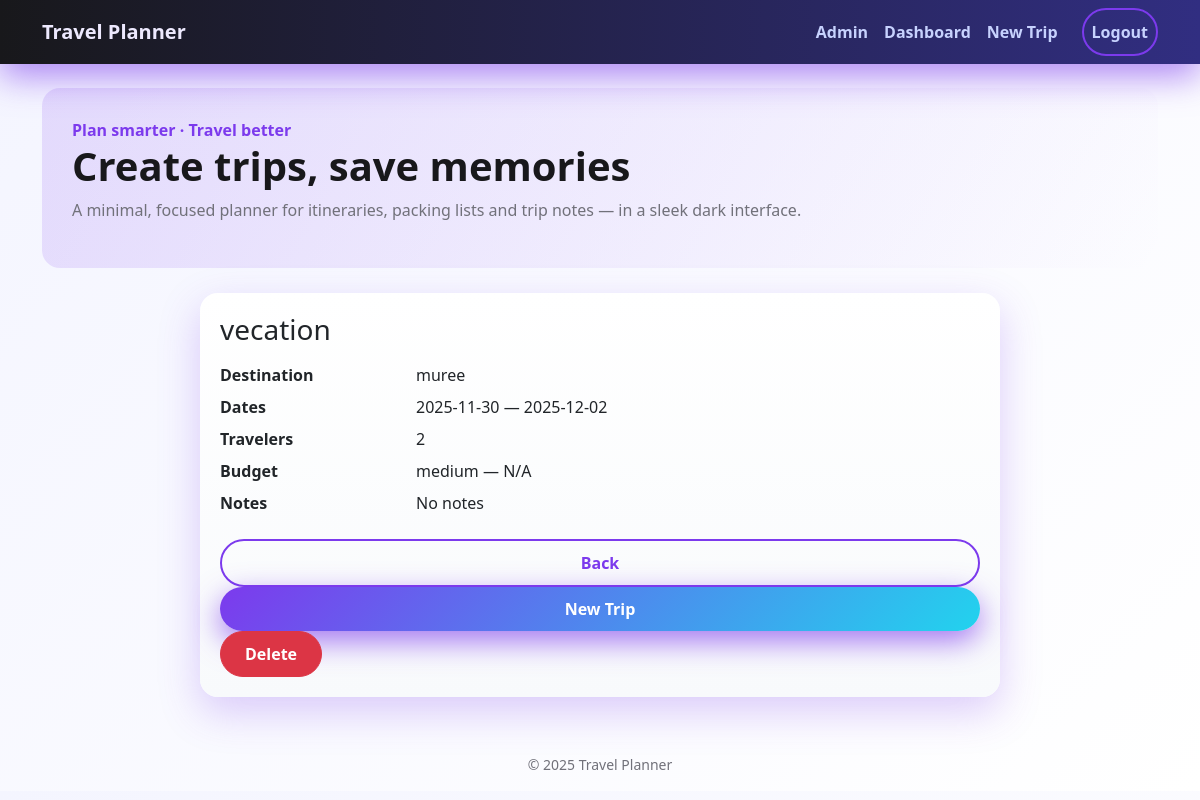
The page /trip/1 (signed in) on the database its author committed.
### models.py (models this page shows)
class Trip(db.Model):
    __tablename__ = "trips"
    id = db.Column(db.Integer, primary_key=True)
    user_id = db.Column(db.Integer, db.ForeignKey("users.id"), nullable=False)
    title = db.Column(db.String(150), nullable=True)
    destination = db.Column(db.String(150), nullable=False)
    start_date = db.Column(db.Date, nullable=True)
    end_date = db.Column(db.Date, nullable=True)
    travelers = db.Column(db.Integer, default=1)
    budget_preference = db.Column(db.String(20), default="medium")
    total_budget = db.Column(db.Float, default=0.0)
    summary = db.Column(db.Text, nullable=True)
    status = db.Column(db.String(30), default="draft")
    deleted = db.Column(db.Boolean, default=False)           # <-- soft-delete flag
    deleted_at = db.Column(db.DateTime, nullable=True)       # <-- timestamp when deleted
    activities = db.relationship("Activity", backref="trip", cascade="all, delete-orphan", lazy=True)

### app.py (the view)
    @app.route("/trip/<int:trip_id>")
    @login_required
    def view_trip(trip_id):
        trip = Trip.query.filter_by(id=trip_id, user_id=current_user.id, deleted=False).first()
        if not trip:
            flash("Trip not found or access denied.", "warning")
            return redirect(url_for("dashboard"))
        return render_template("view_trip.html", trip=trip)

### templates/view_trip.html (shortened to what this page needs)
{% extends "base.html" %}
{% block content %}
<div class="card" style="max-width:800px;margin:0 auto;">
  <h3 class="mb-3">{{ trip.title or trip.destination }}</h3>
  <dl class="row">
    <dt class="col-sm-3">Destination</dt><dd class="col-sm-9">{{ trip.destination }}</dd>
    <dt class="col-sm-3">Dates</dt><dd class="col-sm-9">{{ trip.start_date or '—' }} — {{ trip.end_date or '—' }}</dd>
    <dt class="col-sm-3">Travelers</dt><dd class="col-sm-9">{{ trip.travelers }}</dd>
    <dt class="col-sm-3">Budget</dt><dd class="col-sm-9">{{ trip.budget_preference }} — {{ trip.total_budget or 'N/A' }}</dd>
    <dt class="col-sm-3">Notes</dt><dd class="col-sm-9">{{ trip.summary or 'No notes' }}</dd>
  </dl>
  <a href="{{ url_for('dashboard') }}" class="btn btn-outline">Back</a>
  <a href="{{ url_for('new_trip') }}" class="btn btn-primary">New Trip</a>
  <form method="post" action="{{ url_for('delete_trip', trip_id=trip.id) }}" style="display:inline" onsubmit="return confirm('Delete this trip? This cannot be undone.');">
    <button type="submit" class="btn btn-danger">Delete</button>
  </form>
</div>
{% endblock %}

### static/main.css (style rules this page uses)
:root { --bg: #f8fafc; --bg-light: #ffffff; --card: #ffffff; --panel: #f1f5f9; --text: #18181b; --text-muted: #71717a; --accent: #7c3aed; --accent-2: #22d3ee; --neon: #22c55e; --border: rgba(0,0,0,0.06); --glass: rgba(255,255,255,0.7); --radius: 18px; --radius-sm: 12px; --shadow: 0 15px 40px rgba(124,58,237,.25); font-family: "Inter", system-ui, sans-serif; }
html, body { background: linear-gradient(135deg,#f4f5ff,#ffffff); color: var(--text); }
.card { border:none; background: linear-gradient(180deg,#fff,#f8fafc); border-radius: var(--radius); box-shadow: var(--shadow); padding: 20px; transition:.3s; }
.btn { border-radius: 30px; padding: 10px 24px; font-weight:700; transition:.25s; }
.btn-primary { background: linear-gradient(135deg,var(--accent),var(--accent-2)); border: none; color:white; box-shadow: 0 10px 30px rgba(124,58,237,.7); }
.btn-outline { color: var(--accent); border:2px solid var(--accent); }

### rows shown on the page
Trip: title "vecation", destination "muree", start_date "2025-11-30", end_date "2025-12-02", travelers "2", budget_preference "medium", total_budget "N/A", summary "No notes"

### other values the page prints
{{ current_year or '2025' }} "2025"
